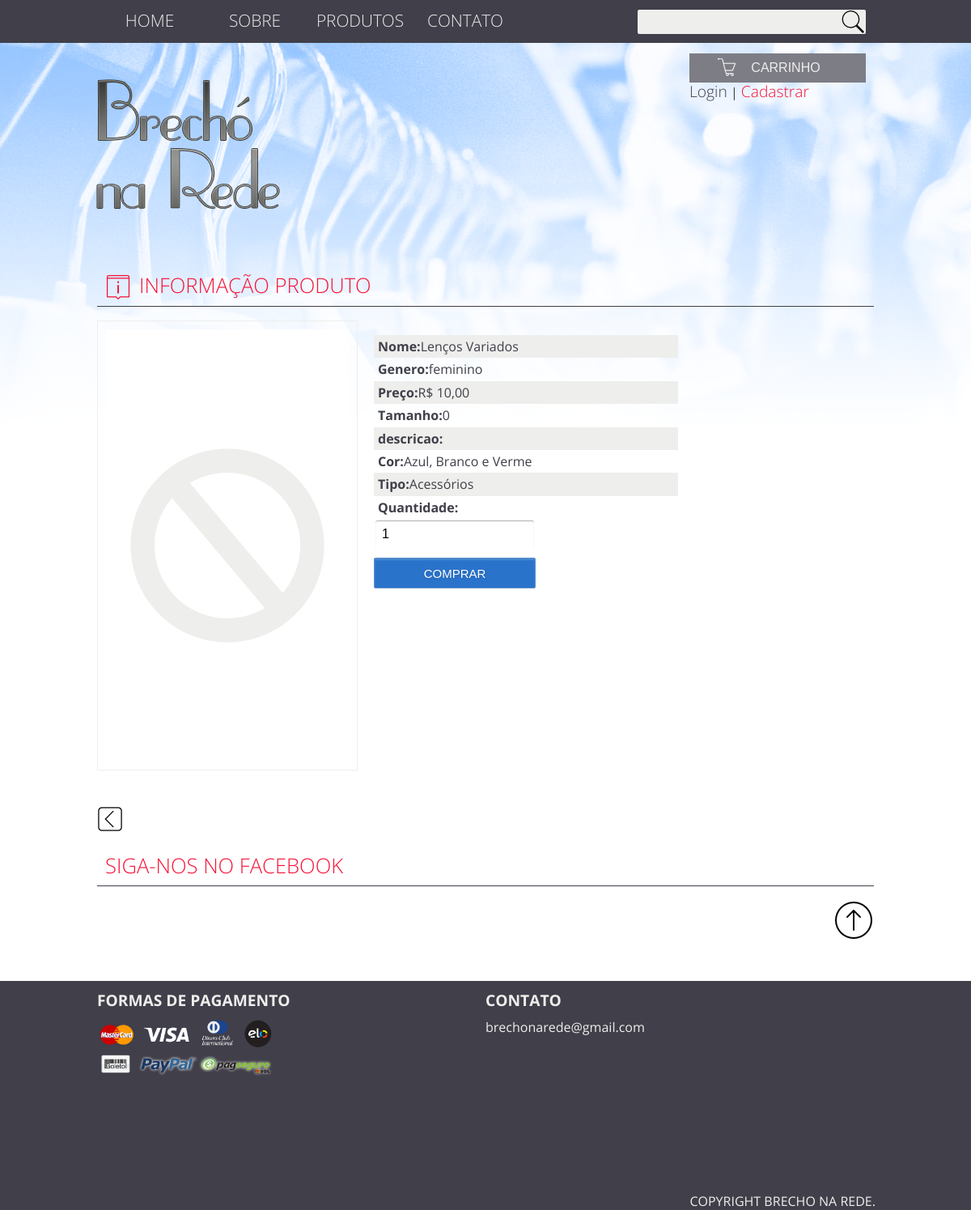
/index.php?ctrl=controladorInformacaoProduto&&pdt=18, run on the app's committed database.
### tables this page shows
CREATE TABLE `produto` (
  `idProduto` int(11) NOT NULL,
  `nome` varchar(30) NOT NULL,
  `tamanho` int(11) DEFAULT NULL,
  `cor` char(20) NOT NULL,
  `genero` enum('masculino','feminino') NOT NULL,
  `preco` decimal(4,2) NOT NULL,
  `tipo` varchar(50) DEFAULT NULL,
  `foto` varchar(40) NOT NULL,
  `descricao` varchar(50) NOT NULL,
  `quantidade` int(3) NOT NULL
);

### img/modelo/DAO/classeProdutoDAO.php (called while the page is built, shortened)
<?php
class classeProdutoDAO {
    public function informacaoProduto($pdt){
        try{
        $pdo=conexao::getInstance();
        $sql = "select * from produto where idproduto=:produto";
        $pesquisa = $pdo->prepare($sql);
        $pesquisa->bindValue(':produto', $pdt);
        $pesquisa->execute();
        $array = array();
        while($valores = $pesquisa->fetchObject(__CLASS__)){
        $array[] = $valores;
        }
        return $array;
        }
        catch(PDOException $erro){
            echo $erro;
        }
    }
}

### controle/controladorInformacaoProduto.php (the view, shortened to what this page needs)
<h1><i class='info'></i>Informação Produto</h1>
<?php
require_once 'modelo/dao/classeProdutoDAO.php';
$pdt = $_GET['pdt'];
$produto = new classeProdutoDAO();
$func =$produto->informacaoProduto($pdt);
foreach($func as $valores){
    $verificaft=  file_exists('img/produtos/'.$valores->foto.'.jpg');
    echo "<div class='informacaoproduto'>";
    if($verificaft){
    echo "
    <img id='myImg' alt='".$valores->descricao."'  src='img/produtos/$valores->foto.jpg' width='200' height='200'>";
    }
    else{
     echo  " <img src='img/semft.jpg' width='400' height='400'><br>";
    }
    echo "
     <form method='post' onsubmit='return validarEstoque()' class='forminfo' action='index.php?ctrl=controladorCarrinho'>
    <ul class='infopdt'>
    <li><b>Nome:</b>$valores->nome</li>
    <li><b>Genero:</b>$valores->genero</li>
    <li><b>Preço:</b>R$ ".number_format($valores->preco,2,',','.')."</li>
    <li><b>Tamanho:</b>$valores->tamanho</li>
    <li><b>descricao:</b>$valores->descricao</li>
    <li><b>Cor:</b>$valores->cor</li>
    <li><b>Tipo:</b>$valores->tipo</li>
    ";
}
echo "
<li><b>Quantidade:</b></li>
<input type='number' name='quantidade' value='1' min='1' max-lenght='$valores->quantidade' max='$valores->quantidade'>    <br>
<input type='hidden' name='ft'  value='$valores->foto'>
<input type='hidden' name='nome'  value='$valores->nome'>
<input type='hidden' name='genero'  value='$valores->genero'>
<input type='hidden' name='preco'  value='$valores->preco'>
<input type='hidden' name='tamanho'  value='$valores->tamanho'>
<input type='hidden' name='descricao'  value='$valores->descricao'>
<input type='hidden' name='cor'  value='$valores->cor'>
<input type='hidden' name='tipo'  value='$valores->tipo'>
<input type='hidden' name='acao'  value='add'>
<input type='hidden' name='id'  value='$pdt'>
<input type='submit' value='Comprar'>
   </ul>
</form>
";
echo "</div>";
?>
<br>
<a href='index.php'><i class='voltar'></i></a>

### css/estilo.css (style rules this page uses)
* { margin:0; padding:0; }
.conteudo input,.conteudo select { width:200px; }
body { font-family: 'Open Sans', sans-serif; color:#eeeeec; background:url(../img/banner.png) no-repeat; }
form input,form select { border-radius: 2px; height: 38px; }
.conteudo h1 { color:#f61337; border-bottom:1px solid #403f4a; text-transform: uppercase; font-weight: lighter; font-size:1.6em; clear: both; width: inherit; padding:10px; }
.conteudo form input[type='submit'],conteudo form { cursor:pointer; text-transform:uppercase; background:#2a73ca; border:1px solid #5d8fca; padding:8px; color:#fff; font-size:0.9; }
.conteudo input[type="text"], .conteudo input[type="date"], .conteudo input[type="datetime"], .conteudo input[type="email"], .conteudo input[type="number"], .conteudo input[type="search"], .conteudo input[type="time"], .conteudo input[type="url"], .conteudo input[type="password"], .conteudo input[type="tel"], .conteudo input[type="password"], .conteudo textarea, .conteudo select { box-sizing: border-box; -webkit-box-sizing: border-box; -moz-box-sizing: border-box; padding: 8px; border: 2px solid #fff; box-shadow: inset 0px 1px 1px rgba(0, 0, 0, 0.33); -moz-box-shadow: inset 0px 1px 1px rgba(0, 0, 0, 0.33); -webkit-box-shadow: inset 0px 1px 1px rgba(0, 0, 0, 0.33); border-radius: 4px; }
.conteudo input[type="button"], .conteudo button, .conteudo input[type="submit"] { padding: 8px 20px 8px 20px; text-shadow: 1px 1px 3px rgba(0, 0, 0, 0.12); -moz-box-shadow: inset 0px 2px 2px 0px rgba(255, 255, 255, 0.17); -webkit-box-shadow: inset 0px 2px 2px 0px rgba(255, 255, 255, 0.17); box-shadow: inset 0px 2px 2px 0px rgba(255, 255, 255, 0.17); border: 1px solid #257C9E; font-size: 15px; margin-top: 10px; }
.conteudo form input,select,option { padding:5px; }
.voltar { background:url(../img/icones/voltar.png) no-repeat ; display: table; width: 32px; height: 32px; clear: both; position:absolute; margin-top: 20px; bottom:0; }
.info { background:url(../img/icones/info.png) no-repeat ; display: block; width: 32px; height: 32px; float: left; margin-right:10px; }
.informacaoproduto { width:inherit; float:left; margin-bottom:60px; }
.infopdt { float:left; width: 40%; margin-left:20px; }
.infopdt li { list-style: none; padding:5px; }
.informacaoproduto img { width:300px; height: 534px; float:left; padding:10px; border:1px solid #eeeeec; }
.mostraruser li:nth-child(2n+1),.infopdt li:nth-child(2n+1) { background: #eeeeec; }

### data on the page
produto: nome "Lenços Variados", genero "feminino", preco "10,00", tamanho "0", cor "Azul, Branco e Verme", tipo "Acessórios"
